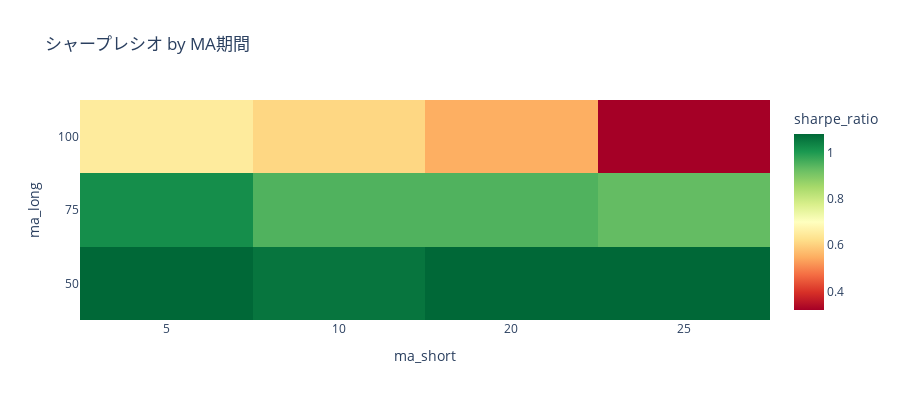
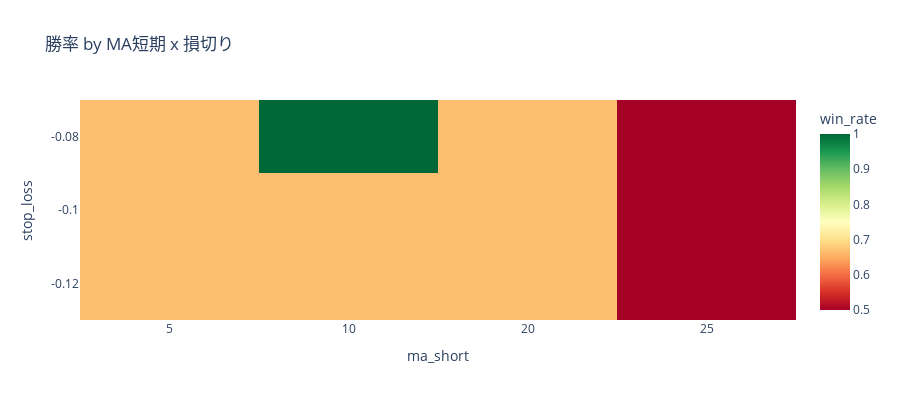

Notebook source saved alongside these figures, in order:
### Code cell
# Step4: ヒートマップ可視化
print("=== Step4: ヒートマップ可視化 ===")

if workflow_results:
    # シャープレシオのヒートマップ
    fig1 = workflow_results.plot_heatmap(
        x_param="ma_short",
        y_param="ma_long",
        metric="sharpe_ratio",
    )
    fig1.update_layout(height=400, title="シャープレシオ by MA期間")
    fig1.show()
    
    # 勝率のヒートマップ
    fig2 = workflow_results.plot_heatmap(
        x_param="ma_short",
        y_param="stop_loss",
        metric="win_rate",
    )
    fig2.update_layout(height=400, title="勝率 by MA短期 x 損切り")
    fig2.show()

### Figure 1 — Plotly figure (JSON) as saved in the notebook; plotly's stock layout.template omitted (floating-point values rounded to 4 significant figures)
{"data": [{"colorbar": {"title": {"text": "sharpe_ratio"}}, "colorscale": [[0, "rgb(165,0,38)"], [0.1, "rgb(215,48,39)"], [0.2, "rgb(244,109,67)"], [0.3, "rgb(253,174,97)"], [0.4, "rgb(254,224,139)"], [0.5, "rgb(255,255,191)"], [0.6, "rgb(217,239,139)"], [0.7, "rgb(166,217,106)"], [0.8, "rgb(102,189,99)"], [0.9, "rgb(26,152,80)"], [1, "rgb(0,104,55)"]], "type": "heatmap", "x": ["5", "10", "20", "25"], "y": ["50", "75", "100"], "z": [[1.08, 1.06, 1.08, 1.08], [1.02, 0.95, 0.95, 0.93], [0.65, 0.61, 0.55, 0.32]]}], "layout": {"height": 400, "title": {"text": "シャープレシオ by MA期間"}, "xaxis": {"title": {"text": "ma_short"}}, "yaxis": {"title": {"text": "ma_long"}}}}

### Figure 2 — Plotly figure (JSON) as saved in the notebook; plotly's stock layout.template omitted (floating-point values rounded to 4 significant figures)
{"data": [{"colorbar": {"title": {"text": "win_rate"}}, "colorscale": [[0, "rgb(165,0,38)"], [0.1, "rgb(215,48,39)"], [0.2, "rgb(244,109,67)"], [0.3, "rgb(253,174,97)"], [0.4, "rgb(254,224,139)"], [0.5, "rgb(255,255,191)"], [0.6, "rgb(217,239,139)"], [0.7, "rgb(166,217,106)"], [0.8, "rgb(102,189,99)"], [0.9, "rgb(26,152,80)"], [1, "rgb(0,104,55)"]], "type": "heatmap", "x": ["5", "10", "20", "25"], "y": ["-0.12", "-0.1", "-0.08"], "z": [[0.6667, 0.6667, 0.6667, 0.5], [0.6667, 0.6667, 0.6667, 0.5], [0.6667, 1.0, 0.6667, 0.5]]}], "layout": {"height": 400, "title": {"text": "勝率 by MA短期 x 損切り"}, "xaxis": {"title": {"text": "ma_short"}}, "yaxis": {"title": {"text": "stop_loss"}}}}
